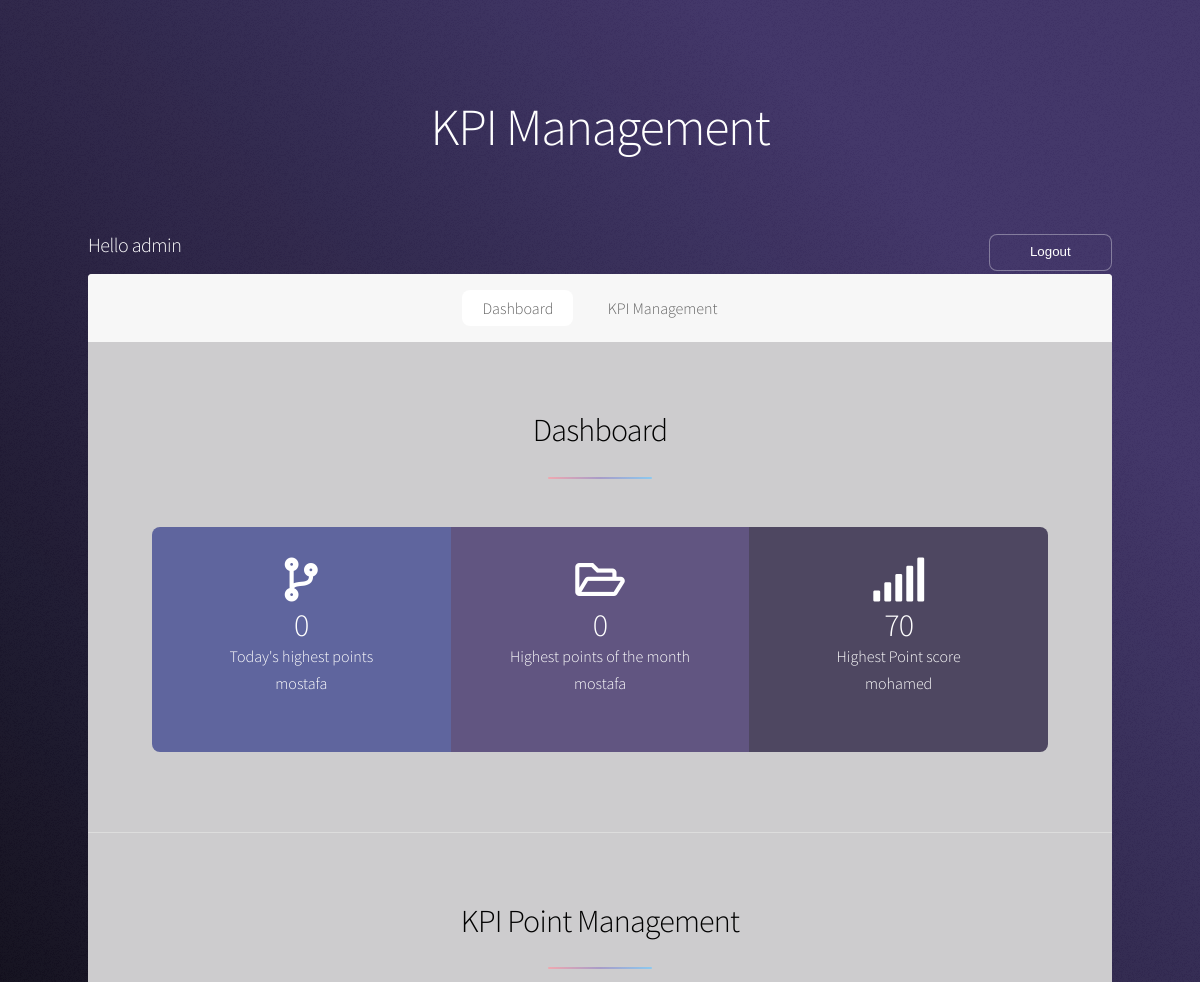
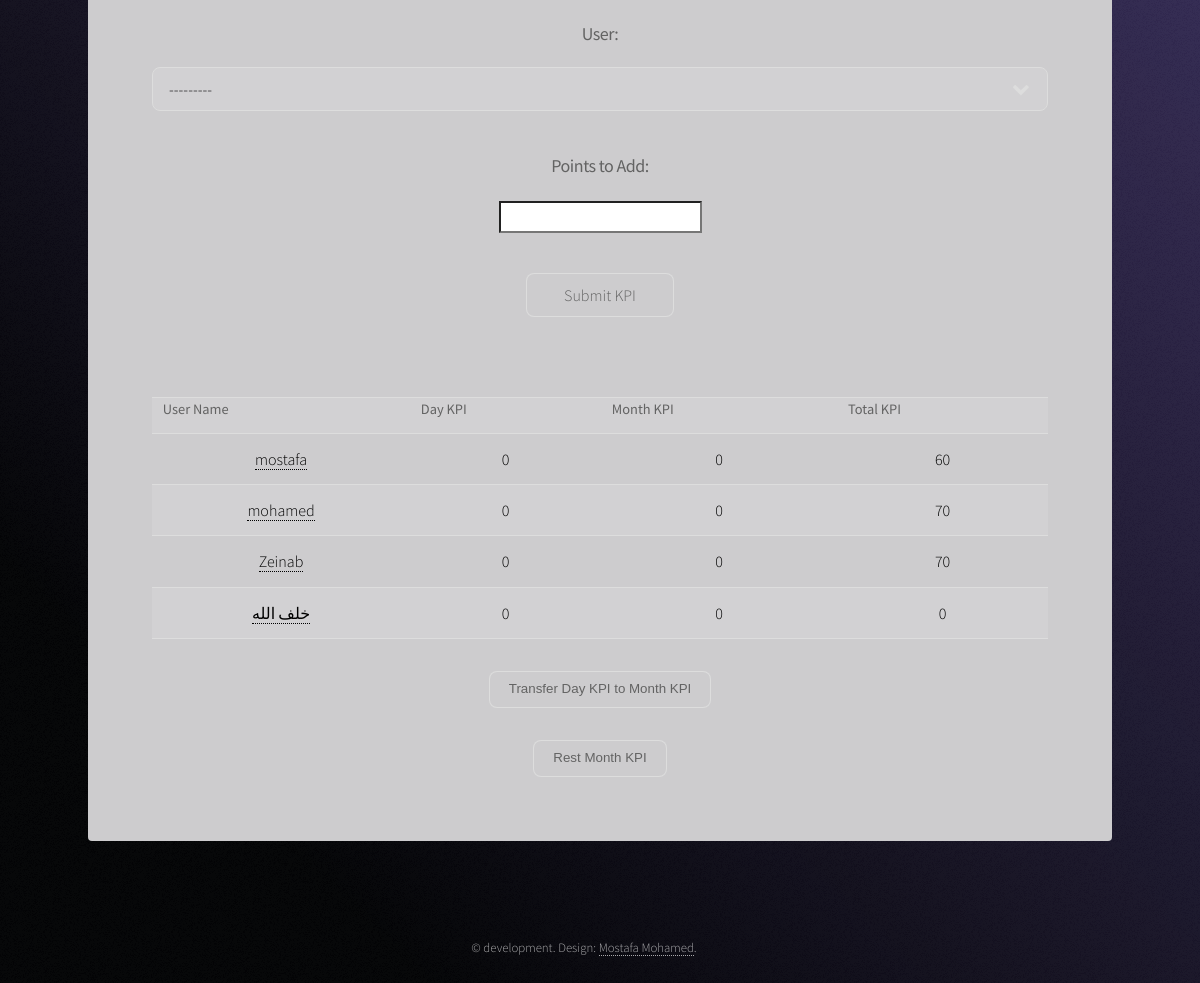
The app's page / (signed in) with its own data (2 pictures, top to bottom).
### main/models.py (models this page shows, shortened)
class Data(models.Model):
    name = models.CharField(max_length=30, unique=True)
    day_kpi = models.IntegerField(default=0)
    month_kpi = models.IntegerField(default=0)
    total_kpi = models.IntegerField(default=0)
    def __str__(self) -> str:
        return self.name

### main/views.py (the view)
# urls.py: 2. Add a URL to urlpatterns:  path('', views.home, name='home')
@login_required(login_url="/login/")
def home(request):
    if request.method == 'POST':
        form = AddKPIForm(request.POST)
        if form.is_valid():
            user = form.cleaned_data['user']
            points = form.cleaned_data['points']
            user.day_kpi += points  # Add the points to day_kpi
            user.save()
            return redirect('/')  # Redirect after POST
    else:
        form = AddKPIForm()
    highest_day_kpi_user = Data.objects.order_by('-day_kpi').first()
    highest_month_kpi_user = Data.objects.order_by('-month_kpi').first()
    highest_total_kpi_user = Data.objects.order_by('-total_kpi').first()
    employees = Data.objects.all()
    context = {
        'employees': employees,
        'form': form,
        'highest_day_kpi_user': highest_day_kpi_user,
        'highest_month_kpi_user': highest_month_kpi_user,
        'highest_total_kpi_user': highest_total_kpi_user,
    }
    return render(request, 'index.html', context)

### main/forms.py
class AddKPIForm(forms.Form):
    user = forms.ModelChoiceField(queryset=Data.objects.all(), label="User")
    points = forms.IntegerField(label="Points to Add")

### templates/index.html (shortened to what this page needs)
{% load static %}
<!DOCTYPE HTML>
<html>
	<head>
		<link rel="stylesheet" href="{% static 'css/main.css' %}" />
</head>
	<body class="is-preload">
			<div id="wrapper">
					<header id="header" class="alt">
						<span class="logo"><img src="" alt="" /><h1>KPI Management</h1></span>
					</header>
					<div style="display: flex; align-items: center; justify-content: space-between;">
						<h3>Hello {{ user.username }}</h3>
						<form action="{% url 'logout' %}" method="post" style="margin: 0;">
							<button type="submit" style="margin: 0;">Logout</button>
						</form>
					</div>
					<nav id="nav">
						<ul>
							<li><a href="#second">Dashboard</a></li>
							<li><a href="#cta">KPI Management</a></li>
						</ul>
					</nav>
					<div id="main">
							<section id="second" class="main special">
								<header class="major">
									<h2>Dashboard</h2>
								</header>
								<ul class="statistics">
									{% if highest_day_kpi_user %}
									<li class="style1">
										<span class="icon solid fa-code-branch"></span>
										<strong>{{ highest_day_kpi_user.day_kpi }}</strong> Today's highest points
										 <p>{{ highest_day_kpi_user.name }}</p>
									</li>
									{% endif %}
									{% if highest_month_kpi_user %}
									<li class="style2">
										<span class="icon fa-folder-open"></span>
										<strong>{{ highest_month_kpi_user.month_kpi }}</strong> Highest points of the month
										<p>{{ highest_month_kpi_user.name }}</p>
									</li>
									{% endif %}
									{% if highest_total_kpi_user %}
									<li class="style3">
										<span class="icon solid fa-signal"></span>
										<strong>{{ highest_total_kpi_user.total_kpi }}</strong> Highest Point score
										<p>{{ highest_total_kpi_user.name }}</p>
									</li>
									{% endif %}
								</ul>
							</section>
							<section id="cta" class="main special">
								<header class="major">
									<h2>KPI Point Management</h2>
									<form method="post" onsubmit="saveScrollPosition()">
										{{ form.as_p }}
										<input type="submit" value="Submit KPI">
									</form>
								</header>
								<table>
									<table>
										<tr>
											<th>User Name</th>
											<th>Day KPI</th>
											<th>Month KPI</th>
											<th>Total KPI</th>
										</tr>
										{% for employee in employees %}
										<tr>
											<td><a href="{% url 'user_data' employee.id %}">{{ employee.name }}</a></td>
											<td>{{ employee.day_kpi }}</td>
											<td>{{ employee.month_kpi }}</td>
											<td>{{ employee.total_kpi }}</td>
										</tr>
										{% endfor %}
									</table>
								<form action="{% url 'transfer_kpi' %}" method="post" onsubmit="saveScrollPosition()">
									<button type="submit">Transfer Day KPI to Month KPI</button>
								</form>
								<form action="{% url 'transfer_month_kpi' %}" method="post" onsubmit="saveScrollPosition()">
									<button type="submit">Rest Month KPI </button>
								</form>
					</section>
					</div>
					<footer id="footer">
						<p class="copyright">&copy; development. Design: <a href="https://github.com/mostafa6266">Mostafa Mohamed</a>.</p>
					</footer>
			</div>
	</body>
</html>

### records on screen
Data: day_kpi "0", name "mostafa", month_kpi "0", total_kpi "60"
Data: total_kpi "70", name "mohamed", day_kpi "0", month_kpi "0"
Data: name "Zeinab", day_kpi "0", month_kpi "0", total_kpi "70"
Data: name "خلف الله", day_kpi "0", month_kpi "0", total_kpi "0"

### other values on screen
{{ user.username }} "admin"
